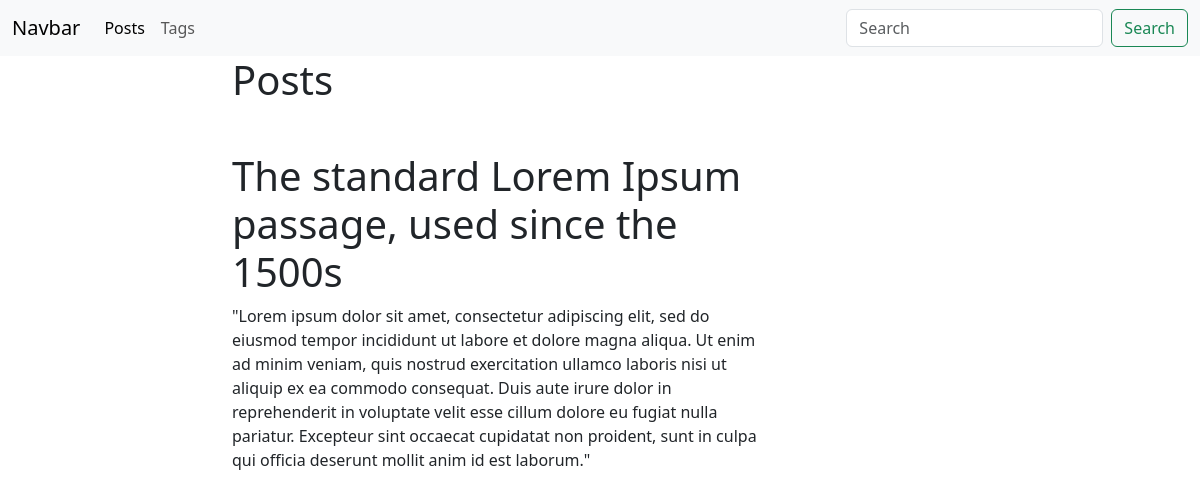
The page /blog/post/Lorem2/ on the database its author committed.
### blog/models.py (models this page shows, shortened)
class Post(models.Model):
     title = models.CharField(max_length = 150, db_index = True)
     slug = models.SlugField(max_length = 150, blank=True, unique = True)
     bodu = models.TextField(blank = True, db_index = True)
     date_pub = models.DateTimeField(auto_now_add = True)
     tags = models.ManyToManyField('Tag', blank=True, related_name='posts')
     class Meta:
          ordering = ['-date_pub']

### blog/views.py (the view)
# urls.py: path('post/<str:slug>/', PostDetail.as_view() , name='post_detail_url'),
class PostDetail(ObjectDetailMixin,View):
    model = Post
    template = 'blog/post_detail.html'

### blog/utils.py (called while the page is built)
    def get(self,request,slug):
            obj  = get_object_or_404(self.model,slug__iexact=slug)
            return render(request, self.template, context = {self.model.__name__.lower(): obj, 'admin_object':obj , 'detail':True})

### blog/templates/blog/post_detail.html (shortened to what this page needs)
{%extends 'blog/base_blog.html'%}
{%block content %}
<h1 class="mb-5">Posts</h1>
    <h1 class= "mt-5">
        {{post.title}}
    </h1>
    <p>
        {{post.bodu}}
    </p>
{% endblock %}

### rows shown on the page
Post: title "The standard Lorem Ipsum passage, used since the 1500s", bodu "\"Lorem ipsum dolor sit amet, consectetur adipiscing elit, sed do eiusmod tempor incididunt ut labore et dolore magna aliqua. Ut enim ad minim veniam, quis nostrud exercitation ullamco laboris nisi ut aliquip ex ea commodo consequat. Duis aute irure dolor in reprehenderit in voluptate velit esse cillum dolore eu fugiat nulla pariatur. Excepteur sint occaecat cupidatat non proident, sunt in culpa qui officia deserunt mollit anim id est laborum.\""
